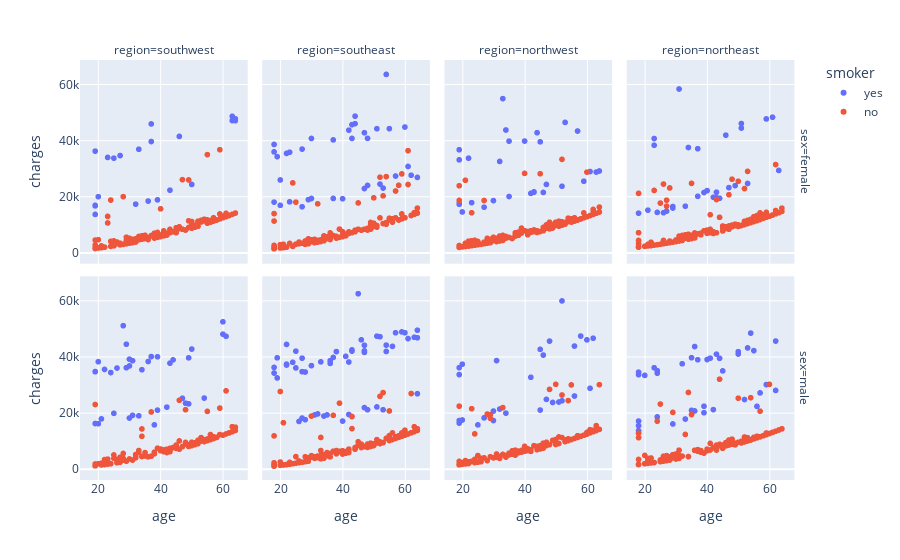

This figure's notebook cell:
### Code cell
fig = px.scatter(df, x="age", y="charges", color="smoker", facet_col= "region", facet_row= 'sex')
fig.show()

### Figure 1 — Plotly figure (JSON) as saved in the notebook; plotly's stock layout.template omitted (floating-point values rounded to 4 significant figures; data arrays with more than 128 entries replaced by an {"elided": "..."} marker saying what was removed)
{"data": [{"hovertemplate": "smoker=yes<br>sex=female<br>region=southwest<br>age=%{x}<br>charges=%{y}<extra></extra>", "legendgroup": "yes", "marker": {"color": "#636efa", "symbol": "circle"}, "mode": "markers", "name": "yes", "showlegend": true, "type": "scattergl", "x": [19, 37, 64, 19, 63, 63, 27, 64, 19, 36, 33, 50, 37, 32, 39, 23, 43, 46, 20, 25, 19], "xaxis": "x5", "y": [16880.0, 39840.0, 47290.0, 17080.0, 48820.0, 47310.0, 34840.0, 47930.0, 13840.0, 18610.0, 37080.0, 24520.0, 46110.0, 17500.0, 19020.0, 34170.0, 22480.0, 41660.0, 20170.0, 33900.0, 36400.0], "yaxis": "y5"}, {"hovertemplate": "smoker=yes<br>sex=female<br>region=southeast<br>age=%{x}<br>charges=%{y}<extra></extra>", "legendgroup": "yes", "marker": {"color": "#636efa", "symbol": "circle"}, "mode": "markers", "name": "yes", "showlegend": false, "type": "scattergl", "x": [62, 53, 27, 61, 29, 18, 27, 40, 20, 30, 44, 54, 43, 47, 19, 52, 64, 44, 51, 30, 37, 37, 47, 18, 23, 57, 60, 48, 22, 55, 48, 43, 23, 18, 20, 42], "xaxis": "x6", "y": [27810.0, 23240.0, 16580.0, 30940.0, 19110.0, 36150.0, 37130.0, 19440.0, 17090.0, 19520.0, 48890.0, 63770.0, 45860.0, 42970.0, 34440.0, 24670.0, 27040.0, 46200.0, 44400.0, 40930.0, 40420.0, 19540.0, 23070.0, 38790.0, 36020.0, 27530.0, 45010.0, 40970.0, 35600.0, 44420.0, 24180.0, 40940.0, 18330.0, 18220.0, 26130.0, 43900.0], "yaxis": "y6"}, {"hovertemplate": "smoker=yes<br>sex=female<br>region=northwest<br>age=%{x}<br>charges=%{y}<extra></extra>", "legendgroup": "yes", "marker": {"color": "#636efa", "symbol": "circle"}, "mode": "markers", "name": "yes", "showlegend": false, "type": "scattergl", "x": [20, 57, 32, 42, 23, 63, 35, 34, 19, 59, 44, 40, 19, 33, 64, 43, 27, 46, 45, 35, 43, 22, 53, 19, 52, 19, 47, 30, 61], "xaxis": "x7", "y": [14710.0, 43580.0, 32730.0, 21350.0, 18030.0, 28950.0, 39980.0, 43940.0, 17470.0, 25680.0, 42980.0, 40000.0, 17750.0, 55140.0, 29330.0, 21770.0, 16420.0, 21680.0, 39730.0, 20230.0, 21880.0, 33910.0, 46660.0, 36900.0, 23890.0, 33310.0, 24540.0, 18770.0, 29140.0], "yaxis": "y7"}, {"hovertemplate": "smoker=yes<br>sex=female<br>region=northeast<br>age=%{x}<br>charges=%{y}<extra></extra>", "legendgroup": "yes", "marker": {"color": "#636efa", "symbol": "circle"}, "mode": "markers", "name": "yes", "showlegend": false, "type": "scattergl", "x": [34, 42, 23, 63, 40, 59, 53, 61, 39, 27, 44, 26, 31, 21, 29, 47, 37, 46, 49, 51, 43, 24, 51, 33, 23, 43, 37, 18, 29], "xaxis": "x8", "y": [37700.0, 19960.0, 38510.0, 29520.0, 22330.0, 47900.0, 24870.0, 48520.0, 21660.0, 15010.0, 19590.0, 14460.0, 58570.0, 15360.0, 16660.0, 23400.0, 37270.0, 42110.0, 24110.0, 46260.0, 19800.0, 14570.0, 44640.0, 16780.0, 40900.0, 21770.0, 20300.0, 14280.0, 16120.0], "yaxis": "y8"}, {"hovertemplate": "smoker=yes<br>sex=male<br>region=southwest<br>age=%{x}<br>charges=%{y}<extra></extra>", "legendgroup": "yes", "marker": {"color": "#636efa", "symbol": "circle"}, "mode": "markers", "name": "yes", "showlegend": false, "type": "scattergl", "x": [30, 31, 22, 28, 60, 48, 38, 19, 50, 19, 34, 26, 42, 54, 21, 29, 39, 30, 49, 37, 39, 29, 33, 30, 25, 44, 31, 24, 49, 47, 60, 36, 20, 61, 20, 19, 43], "xaxis": "x", "y": [36840.0, 38711, 35590.0, 51190.0, 48170.0, 23570.0, 15820.0, 34780.0, 42860.0, 16300.0, 35490.0, 36090.0, 22140.0, 25380.0, 17940.0, 36200.0, 21080.0, 39240.0, 23310.0, 40180.0, 40100.0, 44590.0, 19040.0, 18260.0, 19930.0, 39000.0, 19200.0, 34470.0, 39730.0, 25310.0, 52590.0, 38420.0, 16230.0, 47400.0, 38340.0, 34830.0, 37830.0], "yaxis": "y"}, {"hovertemplate": "smoker=yes<br>sex=male<br>region=southeast<br>age=%{x}<br>charges=%{y}<extra></extra>", "legendgroup": "yes", "marker": {"color": "#636efa", "symbol": "circle"}, "mode": "markers", "name": "yes", "showlegend": false, "type": "scattergl", "x": [27, 36, 36, 18, 28, 22, 63, 34, 48, 30, 42, 54, 46, 40, 25, 47, 43, 24, 64, 61, 51, 19, 42, 57, 43, 27, 41, 35, 27, 18, 53, 56, 32, 47, 60, 51, 54, 43, 47, 22, 22, 59, 37, 28, 47, 38, 25, 33, 19, 31, 52, 64, 64, 26, 45], "xaxis": "x2", "y": [39610.0, 38710.0, 37740.0, 34300.0, 17660.0, 37170.0, 47060.0, 18970.0, 21220.0, 36950.0, 19520.0, 44260.0, 46150.0, 17180.0, 42110.0, 21980.0, 42120.0, 38130.0, 46890.0, 46600.0, 22220.0, 32550.0, 38250.0, 48680.0, 42560.0, 34810.0, 40270.0, 19360.0, 18250.0, 36310.0, 21200.0, 43810.0, 19720.0, 44200.0, 48670.0, 47460.0, 42000.0, 18770.0, 42210.0, 37480.0, 44500.0, 48970.0, 39870.0, 34670.0, 41680.0, 41950.0, 36120.0, 38280.0, 39720.0, 19350.0, 47270.0, 49580.0, 26930.0, 17040.0, 62590.0], "yaxis": "y2"}, {"hovertemplate": "smoker=yes<br>sex=male<br>region=northwest<br>age=%{x}<br>charges=%{y}<extra></extra>", "legendgroup": "yes", "marker": {"color": "#636efa", "symbol": "circle"}, "mode": "markers", "name": "yes", "showlegend": false, "type": "scattergl", "x": [58, 45, 20, 30, 46, 19, 56, 19, 19, 31, 45, 52, 56, 61, 49, 48, 42, 60, 27, 25, 34, 51, 30, 47, 19, 20, 52, 62, 32], "xaxis": "x3", "y": [47500.0, 21100.0, 17560.0, 20750.0, 40720.0, 17350.0, 43920.0, 33750.0, 36220.0, 38750.0, 42760.0, 24390.0, 26110.0, 28870.0, 23810.0, 45700.0, 32790.0, 46130.0, 18310.0, 15820.0, 20010.0, 23970.0, 17360.0, 24920.0, 16450.0, 37470.0, 60020.0, 46720.0, 21470.0], "yaxis": "y3"}, {"hovertemplate": "smoker=yes<br>sex=male<br>region=northeast<br>age=%{x}<br>charges=%{y}<extra></extra>", "legendgroup": "yes", "marker": {"color": "#636efa", "symbol": "circle"}, "mode": "markers", "name": "yes", "showlegend": false, "type": "scattergl", "x": [35, 59, 56, 44, 18, 36, 35, 18, 50, 52, 54, 50, 55, 40, 24, 18, 39, 62, 23, 53, 33, 36, 41, 57, 18, 45, 37, 43, 29, 18, 20, 18, 32, 24, 24, 39, 42, 62], "xaxis": "x4", "y": [39770.0, 30180.0, 22410.0, 39560.0, 15520.0, 43750.0, 20980.0, 12830.0, 41100.0, 24870.0, 48550.0, 41920.0, 42300.0, 39130.0, 35150.0, 34620.0, 20150.0, 45710.0, 36190.0, 43250.0, 17900.0, 20770.0, 39600.0, 27220.0, 33730.0, 35070.0, 39050.0, 41030.0, 16140.0, 13750.0, 33480.0, 17180.0, 37610.0, 18650.0, 34250.0, 22460.0, 21260.0, 28100.0], "yaxis": "y4"}, {"hovertemplate": "smoker=no<br>sex=female<br>region=southwest<br>age=%{x}<br>charges=%{y}<extra></extra>", "legendgroup": "no", "marker": {"color": "#EF553B", "symbol": "circle"}, "mode": "markers", "name": "no", "showlegend": true, "type": "scattergl", "x": {"elided": "141 int values"}, "xaxis": "x5", "y": {"elided": "141 float values"}, "yaxis": "y5"}, {"hovertemplate": "smoker=no<br>sex=female<br>region=southeast<br>age=%{x}<br>charges=%{y}<extra></extra>", "legendgroup": "no", "marker": {"color": "#EF553B", "symbol": "circle"}, "mode": "markers", "name": "no", "showlegend": false, "type": "scattergl", "x": {"elided": "139 int values"}, "xaxis": "x6", "y": {"elided": "139 float values"}, "yaxis": "y6"}, {"hovertemplate": "smoker=no<br>sex=female<br>region=northwest<br>age=%{x}<br>charges=%{y}<extra></extra>", "legendgroup": "no", "marker": {"color": "#EF553B", "symbol": "circle"}, "mode": "markers", "name": "no", "showlegend": false, "type": "scattergl", "x": {"elided": "135 int values"}, "xaxis": "x7", "y": {"elided": "135 float values"}, "yaxis": "y7"}, {"hovertemplate": "smoker=no<br>sex=female<br>region=northeast<br>age=%{x}<br>charges=%{y}<extra></extra>", "legendgroup": "no", "marker": {"color": "#EF553B", "symbol": "circle"}, "mode": "markers", "name": "no", "showlegend": false, "type": "scattergl", "x": {"elided": "132 int values"}, "xaxis": "x8", "y": {"elided": "132 float values"}, "yaxis": "y8"}, {"hovertemplate": "smoker=no<br>sex=male<br>region=southwest<br>age=%{x}<br>charges=%{y}<extra></extra>", "legendgroup": "no", "marker": {"color": "#EF553B", "symbol": "circle"}, "mode": "markers", "name": "no", "showlegend": false, "type": "scattergl", "x": [23, 19, 56, 26, 55, 44, 37, 44, 38, 19, 19, 54, 49, 54, 46, 20, 32, 59, 40, 19, 27, 45, 25, 50, 29, 52, 64, 46, 35, 19, 64, 31, 25, 48, 19, 42, 35, 35, 39, 24, 59, 56, 48, 19, 61, 45, 19, 58, 63, 62, 28, 27, 52, 19, 43, 30, 58, 53, 24, 51, 33, 49, 56, 19, 47, 60, 53, 62, 19, 53, 26, 34, 23, 47, 61, 19, 21, 23, 45, 63, 36, 21, 57, 51, 40, 57, 50, 43, 41, 22, 22, 63, 38, 43, 46, 42, 35, 24, 48, 51, 54, 32, 56, 23, 53, 37, 26, 55, 34, 27, 50, 55, 42, 32, 59, 58, 28, 33, 19, 28, 45, 57, 20, 41, 34, 52], "xaxis": "x", "y": [1827.0, 1837.0, 10600.0, 2302.0, 20630.0, 7727.0, 4647.0, 7740.0, 6082.0, 1261.0, 1843.0, 10450.0, 8117.0, 10440.0, 7147.0, 1980.0, 5254.0, 12330.0, 7197.0, 1832.0, 4261.0, 7441.0, 3906.0, 8444.0, 2866.0, 9145.0, 13820.0, 24600.0, 4751.0, 1262.0, 14990.0, 3260.0, 5080.0, 8968.0, 23080.0, 5970.0, 5927.0, 4762.0, 7512.0, 1970.0, 21800.0, 10600.0, 9563.0, 1254.0, 12570.0, 8028.0, 1256.0, 11360.0, 13390.0, 12960.0, 3848.0, 2494.0, 9725.0, 1243.0, 7442.0, 3659.0, 11370.0, 10090.0, 1978.0, 9391.0, 6666.0, 8703.0, 12360.0, 1242.0, 8068.0, 12150.0, 11260.0, 12980.0, 1263.0, 10070.0, 3484.0, 11740.0, 2417.0, 8063.0, 27940.0, 1252.0, 2103.0, 3598.0, 7446.0, 13390.0, 4402.0, 1526.0, 10970.0, 8782.0, 6600.0, 11580.0, 8458.0, 6849.0, 6282.0, 3443.0, 1683.0, 15170.0, 5488.0, 6250.0, 10100.0, 7160.0, 4746.0, 1973.0, 21230.0, 8799.0, 9850.0, 4076.0, 10580.0, 3591.0, 11250.0, 20420.0, 2904.0, 10210.0, 14360.0, 3693.0, 9630.0, 10790.0, 5980.0, 4671.0, 12350.0, 11350.0, 5615.0, 6059.0, 1242.0, 3277.0, 8615.0, 10960.0, 1965.0, 6876.0, 4536.0, 10330.0], "yaxis": "y"}, {"hovertemplate": "smoker=no<br>sex=male<br>region=southeast<br>age=%{x}<br>charges=%{y}<extra></extra>", "legendgroup": "no", "marker": {"color": "#EF553B", "symbol": "circle"}, "mode": "markers", "name": "no", "showlegend": false, "type": "scattergl", "x": {"elided": "134 int values"}, "xaxis": "x2", "y": {"elided": "134 float values"}, "yaxis": "y2"}, {"hovertemplate": "smoker=no<br>sex=male<br>region=northwest<br>age=%{x}<br>charges=%{y}<extra></extra>", "legendgroup": "no", "marker": {"color": "#EF553B", "symbol": "circle"}, "mode": "markers", "name": "no", "showlegend": false, "type": "scattergl", "x": {"elided": "132 int values"}, "xaxis": "x3", "y": {"elided": "132 float values"}, "yaxis": "y3"}, {"hovertemplate": "smoker=no<br>sex=male<br>region=northeast<br>age=%{x}<br>charges=%{y}<extra></extra>", "legendgroup": "no", "marker": {"color": "#EF553B", "symbol": "circle"}, "mode": "markers", "name": "no", "showlegend": false, "type": "scattergl", "x": [37, 25, 23, 38, 43, 31, 31, 30, 52, 60, 18, 34, 26, 47, 27, 18, 22, 40, 47, 29, 49, 50, 30, 29, 18, 36, 58, 52, 54, 32, 57, 40, 63, 46, 33, 18, 44, 48, 48, 49, 25, 22, 26, 60, 56, 20, 43, 56, 51, 31, 46, 18, 38, 28, 46, 59, 21, 28, 36, 40, 64, 61, 48, 18, 53, 42, 21, 20, 45, 24, 31, 30, 27, 45, 60, 29, 25, 28, 59, 53, 61, 44, 54, 62, 49, 26, 27, 50, 44, 57, 46, 21, 54, 34, 20, 34, 47, 28, 25, 51, 22, 18, 55, 64, 49, 39, 63, 21, 55, 23, 41, 57, 45, 51, 18, 18, 41, 38, 58, 37, 58, 18, 18, 35, 61], "xaxis": "x4", "y": [6406.0, 2721.0, 2395.0, 6080.0, 8606.0, 6799.0, 4441.0, 3645.0, 11490.0, 30260.0, 1706.0, 27380.0, 3491.0, 10410.0, 4828.0, 1695.0, 4005.0, 6610.0, 9225.0, 4041.0, 9282.0, 9618.0, 4237.0, 20280.0, 1705.0, 6747.0, 11940.0, 9723.0, 10440.0, 4668.0, 11570.0, 6600.0, 13980.0, 8334.0, 12400.0, 3482.0, 8303.0, 10740.0, 8964.0, 9290.0, 2727.0, 2255.0, 2897.0, 12730.0, 11170.0, 1967.0, 6837.0, 11760.0, 9361.0, 3858.0, 8343.0, 1708.0, 6067.0, 3269.0, 8335.0, 12910.0, 3861.0, 4435.0, 6749.0, 7173.0, 14410.0, 13140.0, 10140.0, 1712.0, 11240.0, 7730.0, 2104.0, 1984.0, 8604.0, 17130.0, 5031.0, 5429.0, 3071.0, 7448.0, 12740.0, 5210.0, 3310.0, 4429.0, 12320.0, 10070.0, 13130.0, 8891.0, 10420.0, 13560.0, 8689.0, 4661.0, 4847.0, 25330.0, 32110.0, 11530.0, 9501.0, 3280.0, 25520.0, 4500.0, 4915.0, 4519.0, 8628.0, 4438.0, 23240.0, 9958.0, 2251.0, 1705.0, 11390.0, 14390.0, 9288.0, 5757.0, 13970.0, 2102.0, 10800.0, 2396.0, 9222.0, 20710.0, 8604.0, 9964.0, 1702.0, 12890.0, 6858.0, 6641.0, 11940.0, 6986.0, 11930.0, 1709.0, 11270.0, 19500.0, 13140.0], "yaxis": "y4"}], "layout": {"annotations": [{"font": {}, "showarrow": false, "text": "region=southwest", "x": 0.115, "xanchor": "center", "xref": "paper", "y": 1, "yanchor": "bottom", "yref": "paper"}, {"font": {}, "showarrow": false, "text": "region=southeast", "x": 0.365, "xanchor": "center", "xref": "paper", "y": 1, "yanchor": "bottom", "yref": "paper"}, {"font": {}, "showarrow": false, "text": "region=northwest", "x": 0.615, "xanchor": "center", "xref": "paper", "y": 1, "yanchor": "bottom", "yref": "paper"}, {"font": {}, "showarrow": false, "text": "region=northeast", "x": 0.865, "xanchor": "center", "xref": "paper", "y": 1, "yanchor": "bottom", "yref": "paper"}, {"font": {}, "showarrow": false, "text": "sex=male", "textangle": 90, "x": 0.98, "xanchor": "left", "xref": "paper", "y": 0.2425, "yanchor": "middle", "yref": "paper"}, {"font": {}, "showarrow": false, "text": "sex=female", "textangle": 90, "x": 0.98, "xanchor": "left", "xref": "paper", "y": 0.7575, "yanchor": "middle", "yref": "paper"}], "legend": {"title": {"text": "smoker"}, "tracegroupgap": 0}, "margin": {"t": 60}, "xaxis": {"anchor": "y", "domain": [0, 0.23], "title": {"text": "age"}}, "xaxis2": {"anchor": "y2", "domain": [0.25, 0.48], "matches": "x", "title": {"text": "age"}}, "xaxis3": {"anchor": "y3", "domain": [0.5, 0.73], "matches": "x", "title": {"text": "age"}}, "xaxis4": {"anchor": "y4", "domain": [0.75, 0.98], "matches": "x", "title": {"text": "age"}}, "xaxis5": {"anchor": "y5", "domain": [0, 0.23], "matches": "x", "showticklabels": false}, "xaxis6": {"anchor": "y6", "domain": [0.25, 0.48], "matches": "x", "showticklabels": false}, "xaxis7": {"anchor": "y7", "domain": [0.5, 0.73], "matches": "x", "showticklabels": false}, "xaxis8": {"anchor": "y8", "domain": [0.75, 0.98], "matches": "x", "showticklabels": false}, "yaxis": {"anchor": "x", "domain": [0, 0.485], "title": {"text": "charges"}}, "yaxis2": {"anchor": "x2", "domain": [0, 0.485], "matches": "y", "showticklabels": false}, "yaxis3": {"anchor": "x3", "domain": [0, 0.485], "matches": "y", "showticklabels": false}, "yaxis4": {"anchor": "x4", "domain": [0, 0.485], "matches": "y", "showticklabels": false}, "yaxis5": {"anchor": "x5", "domain": [0.515, 1], "matches": "y", "title": {"text": "charges"}}, "yaxis6": {"anchor": "x6", "domain": [0.515, 1], "matches": "y", "showticklabels": false}, "yaxis7": {"anchor": "x7", "domain": [0.515, 1], "matches": "y", "showticklabels": false}, "yaxis8": {"anchor": "x8", "domain": [0.515, 1], "matches": "y", "showticklabels": false}}}
